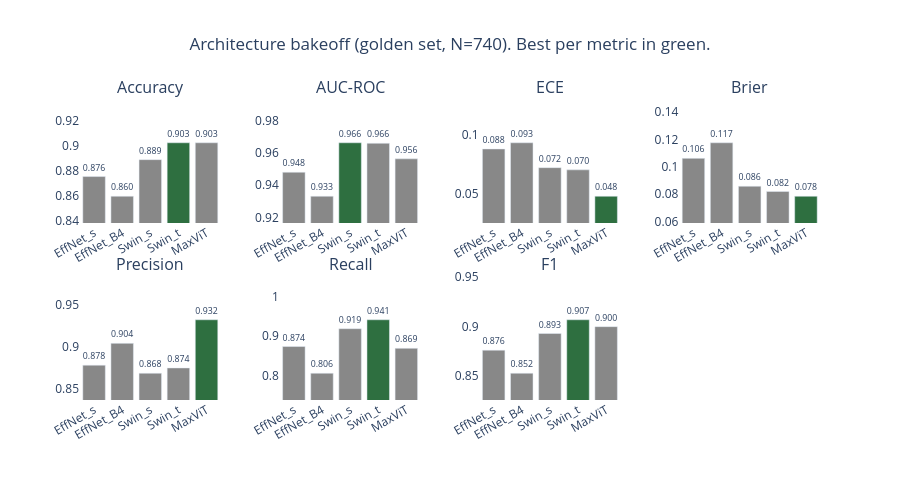

Write notebook code for a chart like this one.
### Code cell
def metric_facets(df, lower_better, title, save_name=None,
                  cols_per_row=4, height_per_row=240):
    metrics = df.columns.tolist()
    n = len(metrics)
    n_cols = min(n, cols_per_row)
    n_rows = (n + n_cols - 1) // n_cols

    fig = make_subplots(
        rows=n_rows, cols=n_cols,
        subplot_titles=metrics,
        vertical_spacing=0.18, horizontal_spacing=0.08,
    )

    for i, metric in enumerate(metrics):
        r, c = i // n_cols + 1, i % n_cols + 1
        v = df[metric].values
        best = v.argmin() if metric in lower_better else v.argmax()
        colors = ["#2E6F40" if j == best else "#888888" for j in range(len(v))]

        fig.add_trace(
            go.Bar(
                x=df.index, y=v,
                marker_color=colors,
                text=[f"{x:.3f}" for x in v],
                textposition="outside",
                showlegend=False,
                cliponaxis=False,
            ),
            row=r, col=c,
        )
        # Tighten y-range so differences are visible
        margin = (v.max() - v.min()) * 0.5 or 0.02
        fig.update_yaxes(range=[v.min() - margin, v.max() + margin * 1.6], row=r, col=c)

    fig.update_layout(
        title=dict(text=title, x=0.5, xanchor="center"),
        height=height_per_row * n_rows,
        plot_bgcolor="white",
    )
    fig.update_xaxes(tickangle=-30)
    if save_name:
        fig.write_image(str(OUT_DIR / save_name), scale=2)
    fig.show()
    return fig


# Same data, different visualisation
metric_facets(
    arch_df,
    lower_better=LOWER_BETTER,
    title="Architecture bakeoff (golden set, N=740). Best per metric in green.",
    save_name="arch_bakeoff_facets.png",
)

### Figure 1 — Plotly figure (JSON) as saved in the notebook; plotly's stock layout.template omitted (floating-point values rounded to 4 significant figures)
{"data": [{"cliponaxis": false, "marker": {"color": ["#888888", "#888888", "#888888", "#2E6F40", "#888888"]}, "showlegend": false, "text": ["0.876", "0.860", "0.889", "0.903", "0.903"], "textposition": "outside", "type": "bar", "x": ["EffNet_s", "EffNet_B4", "Swin_s", "Swin_t", "MaxViT"], "xaxis": "x", "y": [0.8756, 0.8597, 0.8891, 0.9027, 0.9027], "yaxis": "y"}, {"cliponaxis": false, "marker": {"color": ["#888888", "#888888", "#2E6F40", "#888888", "#888888"]}, "showlegend": false, "text": ["0.948", "0.933", "0.966", "0.966", "0.956"], "textposition": "outside", "type": "bar", "x": ["EffNet_s", "EffNet_B4", "Swin_s", "Swin_t", "MaxViT"], "xaxis": "x2", "y": [0.948, 0.933, 0.9662, 0.9659, 0.9563], "yaxis": "y2"}, {"cliponaxis": false, "marker": {"color": ["#888888", "#888888", "#888888", "#888888", "#2E6F40"]}, "showlegend": false, "text": ["0.088", "0.093", "0.072", "0.070", "0.048"], "textposition": "outside", "type": "bar", "x": ["EffNet_s", "EffNet_B4", "Swin_s", "Swin_t", "MaxViT"], "xaxis": "x3", "y": [0.08797, 0.09325, 0.07201, 0.07013, 0.04756], "yaxis": "y3"}, {"cliponaxis": false, "marker": {"color": ["#888888", "#888888", "#888888", "#888888", "#2E6F40"]}, "showlegend": false, "text": ["0.106", "0.117", "0.086", "0.082", "0.078"], "textposition": "outside", "type": "bar", "x": ["EffNet_s", "EffNet_B4", "Swin_s", "Swin_t", "MaxViT"], "xaxis": "x4", "y": [0.1061, 0.1175, 0.08567, 0.08186, 0.07835], "yaxis": "y4"}, {"cliponaxis": false, "marker": {"color": ["#888888", "#888888", "#888888", "#888888", "#2E6F40"]}, "showlegend": false, "text": ["0.878", "0.904", "0.868", "0.874", "0.932"], "textposition": "outside", "type": "bar", "x": ["EffNet_s", "EffNet_B4", "Swin_s", "Swin_t", "MaxViT"], "xaxis": "x5", "y": [0.8778, 0.904, 0.8681, 0.8745, 0.9324], "yaxis": "y5"}, {"cliponaxis": false, "marker": {"color": ["#888888", "#888888", "#888888", "#2E6F40", "#888888"]}, "showlegend": false, "text": ["0.874", "0.806", "0.919", "0.941", "0.869"], "textposition": "outside", "type": "bar", "x": ["EffNet_s", "EffNet_B4", "Swin_s", "Swin_t", "MaxViT"], "xaxis": "x6", "y": [0.8739, 0.8063, 0.9189, 0.9414, 0.8694], "yaxis": "y6"}, {"cliponaxis": false, "marker": {"color": ["#888888", "#888888", "#888888", "#2E6F40", "#888888"]}, "showlegend": false, "text": ["0.876", "0.852", "0.893", "0.907", "0.900"], "textposition": "outside", "type": "bar", "x": ["EffNet_s", "EffNet_B4", "Swin_s", "Swin_t", "MaxViT"], "xaxis": "x7", "y": [0.8758, 0.8524, 0.8928, 0.9067, 0.8998], "yaxis": "y7"}], "layout": {"annotations": [{"font": {"size": 16}, "showarrow": false, "text": "Accuracy", "x": 0.095, "xanchor": "center", "xref": "paper", "y": 1, "yanchor": "bottom", "yref": "paper"}, {"font": {"size": 16}, "showarrow": false, "text": "AUC-ROC", "x": 0.365, "xanchor": "center", "xref": "paper", "y": 1, "yanchor": "bottom", "yref": "paper"}, {"font": {"size": 16}, "showarrow": false, "text": "ECE", "x": 0.635, "xanchor": "center", "xref": "paper", "y": 1, "yanchor": "bottom", "yref": "paper"}, {"font": {"size": 16}, "showarrow": false, "text": "Brier", "x": 0.905, "xanchor": "center", "xref": "paper", "y": 1, "yanchor": "bottom", "yref": "paper"}, {"font": {"size": 16}, "showarrow": false, "text": "Precision", "x": 0.095, "xanchor": "center", "xref": "paper", "y": 0.41, "yanchor": "bottom", "yref": "paper"}, {"font": {"size": 16}, "showarrow": false, "text": "Recall", "x": 0.365, "xanchor": "center", "xref": "paper", "y": 0.41, "yanchor": "bottom", "yref": "paper"}, {"font": {"size": 16}, "showarrow": false, "text": "F1", "x": 0.635, "xanchor": "center", "xref": "paper", "y": 0.41, "yanchor": "bottom", "yref": "paper"}], "height": 480, "plot_bgcolor": "white", "title": {"text": "Architecture bakeoff (golden set, N=740). Best per metric in green.", "x": 0.5, "xanchor": "center"}, "xaxis": {"anchor": "y", "domain": [0, 0.19], "tickangle": -30}, "xaxis2": {"anchor": "y2", "domain": [0.27, 0.46], "tickangle": -30}, "xaxis3": {"anchor": "y3", "domain": [0.54, 0.73], "tickangle": -30}, "xaxis4": {"anchor": "y4", "domain": [0.81, 1], "tickangle": -30}, "xaxis5": {"anchor": "y5", "domain": [0, 0.19], "tickangle": -30}, "xaxis6": {"anchor": "y6", "domain": [0.27, 0.46], "tickangle": -30}, "xaxis7": {"anchor": "y7", "domain": [0.54, 0.73], "tickangle": -30}, "xaxis8": {"anchor": "y8", "domain": [0.81, 1], "tickangle": -30}, "yaxis": {"anchor": "x", "domain": [0.59, 1], "range": [0.8382, 0.9371]}, "yaxis2": {"anchor": "x2", "domain": [0.59, 1], "range": [0.9165, 0.9928]}, "yaxis3": {"anchor": "x3", "domain": [0.59, 1], "range": [0.02472, 0.1298]}, "yaxis4": {"anchor": "x4", "domain": [0.59, 1], "range": [0.05879, 0.1488]}, "yaxis5": {"anchor": "x5", "domain": [0, 0.41], "range": [0.8359, 0.9838]}, "yaxis6": {"anchor": "x6", "domain": [0, 0.41], "range": [0.7387, 1.05]}, "yaxis7": {"anchor": "x7", "domain": [0, 0.41], "range": [0.8252, 0.9502]}, "yaxis8": {"anchor": "x8", "domain": [0, 0.41]}}}
